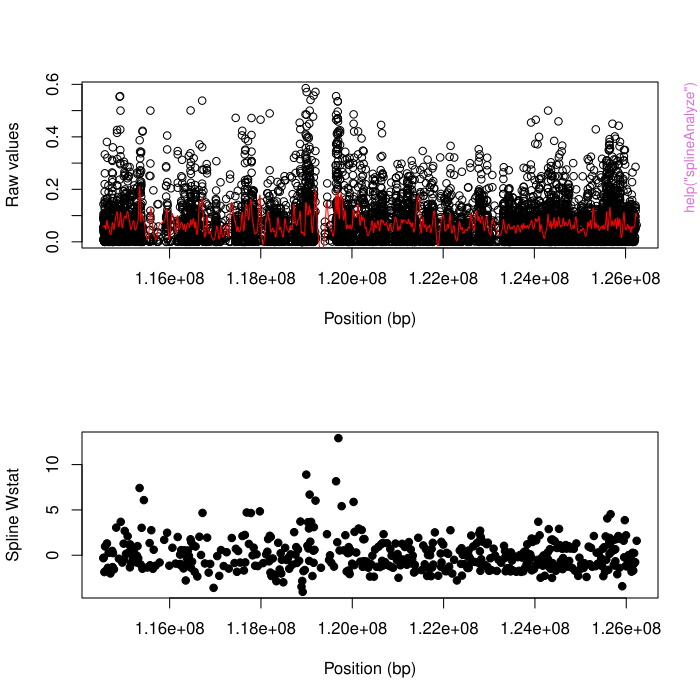

Here is the R script that generated this plot:
pkgname <- "GenWin"
source(file.path(R.home("share"), "R", "examples-header.R"))
options(warn = 1)
base::assign(".ExTimings", "GenWin-Ex.timings", pos = 'CheckExEnv')
base::cat("name\tuser\tsystem\telapsed\n", file=base::get(".ExTimings", pos = 'CheckExEnv'))
base::assign(".format_ptime",
function(x) {
  if(!is.na(x[4L])) x[1L] <- x[1L] + x[4L]
  if(!is.na(x[5L])) x[2L] <- x[2L] + x[5L]
  options(OutDec = '.')
  format(x[1L:3L], digits = 7L)
},
pos = 'CheckExEnv')

### * </HEADER>
library('GenWin')

base::assign(".oldSearch", base::search(), pos = 'CheckExEnv')
base::assign(".old_wd", base::getwd(), pos = 'CheckExEnv')
cleanEx()
nameEx("splineAnalyze")
### * splineAnalyze

flush(stderr()); flush(stdout())

base::assign(".ptime", proc.time(), pos = "CheckExEnv")
### Name: splineAnalyze
### Title: Spline-based window analysis
### Aliases: splineAnalyze

### ** Examples


data(chr6)
sub6 <- chr6[55000:63000,]
chr6Spline <- splineAnalyze(Y=sub6$Fst,map=sub6$Position,smoothness=100,
plotRaw=TRUE,plotWindows=TRUE,method=4)

## Not run: 
##D chr6Spline <- splineAnalyze(Y=chr6$Fst,map=chr6$Position,smoothness=100,
##D plotRaw=TRUE,plotWindows=TRUE,method=4)
## End(Not run)




base::assign(".dptime", (proc.time() - get(".ptime", pos = "CheckExEnv")), pos = "CheckExEnv")
base::cat("splineAnalyze", base::get(".format_ptime", pos = 'CheckExEnv')(get(".dptime", pos = "CheckExEnv")), "\n", file=base::get(".ExTimings", pos = 'CheckExEnv'), append=TRUE, sep="\t")
### * <FOOTER>
###
cleanEx()
options(digits = 7L)
base::cat("Time elapsed: ", proc.time() - base::get("ptime", pos = 'CheckExEnv'),"\n")
grDevices::dev.off()
###
### Local variables: ***
### mode: outline-minor ***
### outline-regexp: "\\(> \\)?### [*]+" ***
### End: ***
quit('no')
